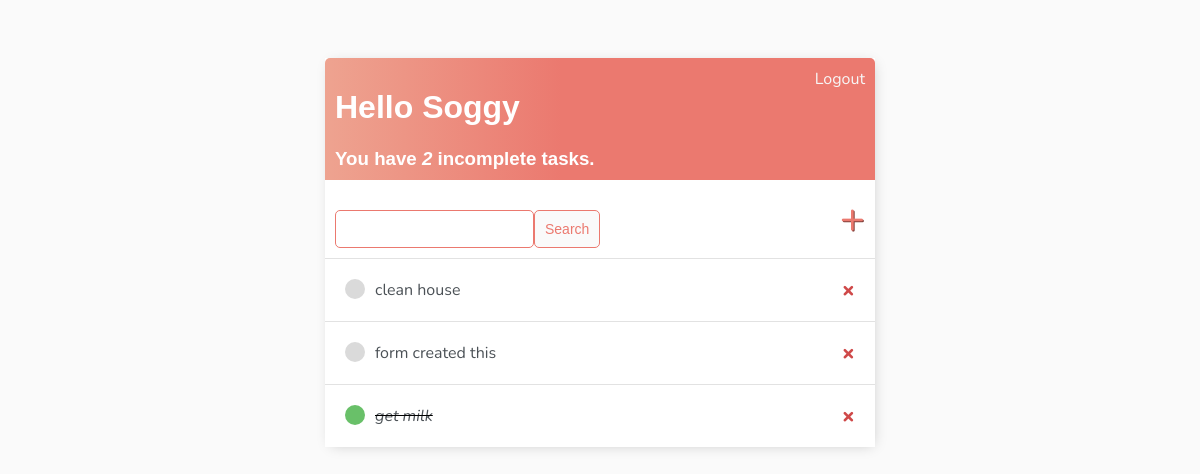
Before: / (signed in) with the older database file.
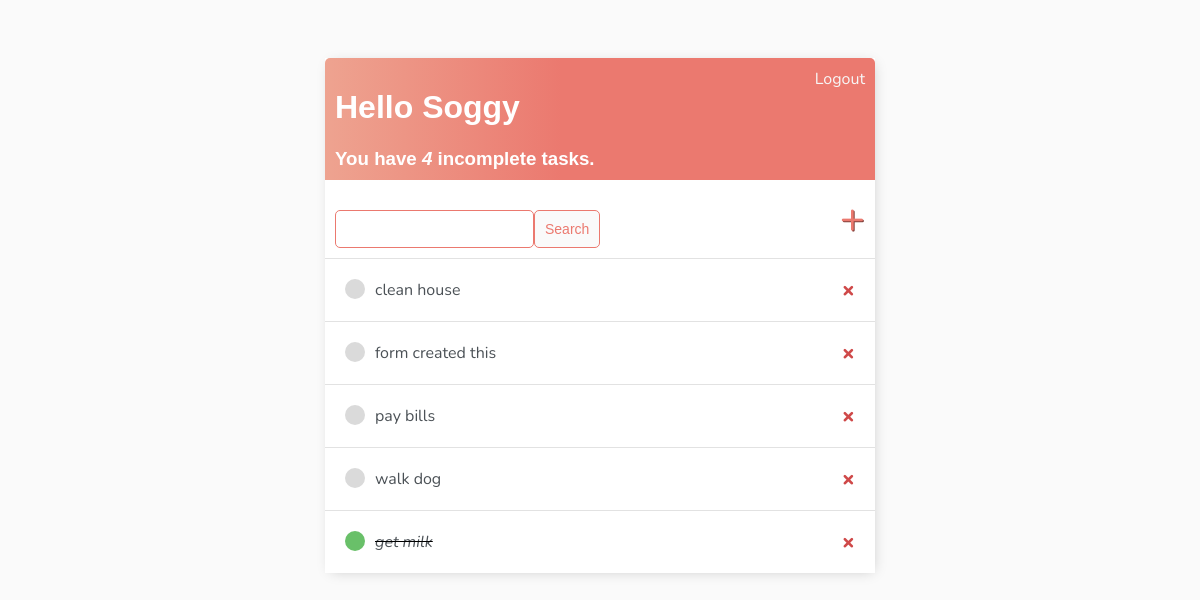
After: the same page with the newer database file.
### base/models.py (models this page shows)
class Task(models.Model):
    user = models.ForeignKey(User, on_delete=models.CASCADE, null=True, blank=True)
    title = models.CharField(max_length=200)
    description = models.TextField(null=True, blank=True)
    complete = models.BooleanField(default=False)
    created = models.DateTimeField(auto_now_add=True)
    def __str__(self):
        return self.title
    class Meta:
        ordering = ['complete']

### base/views.py (the view)
# urls.py: path('', TaskList.as_view(), name="tasks"),
class TaskList(LoginRequiredMixin, ListView):
    model = Task
    context_object_name = 'tasks'
    def get_context_data(self, **kwargs):
        context = super().get_context_data(**kwargs)
        context['tasks'] = context['tasks'].filter(user=self.request.user)
        context['count'] = context['tasks'].filter(complete=False).count()
        search_input = self.request.GET.get('search-area') or ''
        if search_input:
            context['tasks'] = context['tasks'].filter(title__startswith=search_input)
        context['search_input'] = search_input
        return context

### base/templates/base/task_list.html
{% extends 'base/main.html' %} {% block content %}
<div class="header-bar">
  <div>
    <h1>Hello {{ request.user|title }}</h1>
    <h3 style="margin: 0">
      You have <i>{{ count }}</i> incomplete task{{count|pluralize:"s"}}.
    </h3>
  </div>
  {% if request.user.is_authenticated %}
  <a href="{% url 'logout' %}">Logout</a>
  {% else %}
  <a href="{% url 'login' %}">Login</a>
  {% endif %}
</div>
<div id="search-add-wrapper">
  <form action="" method="GET" style="margin-top: 20px; display: flex">
    <input type="text" name="search-area" value="{{ search_input }}" />
    <input class="button" type="submit" value="Search" />
  </form>
  <a id="add-link" href="{% url 'task-create' %}">&#x2b;</a>
</div>
<div class="task-item-wrapper">
  {% for task in tasks %}
  <div class="task-wrapper">
    {% if task.complete %}
    <div class="task-title">
      <div class="task-complete-icon"></div>
      <i
        ><s><a href="{% url 'task-update' task.id %}">{{ task }}</a></s></i
      >
    </div>
    <a class="delete-link" href="{% url 'task-delete' task.id %}">&#215;</a>
    {% else %}
    <div class="task-title">
      <div class="task-incomplete-icon"></div>
      <a href="{% url 'task-update' task.id %}">{{ task }}</a>
    </div>
    <a class="delete-link" href="{% url 'task-delete' task.id %}">&#215;</a>
    {% endif %}
  </div>
  {% empty %}
  <h3>No items in list</h3>
  {% endfor %}
</div>
{% endblock %}

### base/templates/base/main.html (shortened to what this page needs)
<!DOCTYPE html>
<html lang="en">
  <head>
  </head>
  <body>
    <div class="container">{% block content %} {% endblock %}</div>
  </body>
</html>

### base/templates/base/main.html (style rules this page uses)
body { background-color: #fafafa; font-family: "Nunito", sans-serif; padding-top: 50px; }
h1, h2, h3, h4, h5, h6 { font-family: "Raleway", sans-serif; }
.container { max-width: 550px; margin: auto; background-color: #ffffff; -webkit-box-shadow: 2px 2px 13px -4px rgba(0, 0, 0, 0.21); box-shadow: 2px 2px 13px -4px rgba(0, 0, 0, 0.21); }
.header-bar { display: flex; justify-content: space-between; color: #ffffff; padding: 10px; border-radius: 5px 5px 0 0; background: linear-gradient( 90deg, #eea390 0%, #eb796f 43%, #eb796f 100% ); }
.header-bar a { color: rgb(247, 247, 247); text-decoration: none; }
.task-wrapper { display: flex; align-items: center; justify-content: space-between; padding: 20px; background-color: #ffffff; border-top: 1px solid rgb(226, 226, 226); }
.task-title { display: flex; }
.task-title a { text-decoration: none; color: #4b5156; margin-left: 10px; }
.task-complete-icon { height: 20px; width: 20px; background-color: rgb(105, 192, 105); border-radius: 50%; }
.task-incomplete-icon { height: 20px; width: 20px; background-color: rgb(218, 218, 218); border-radius: 50%; }
.delete-link { text-decoration: none; font-weight: 900; color: #cf4949; font-size: 22px; line-height: 0; }
#search-add-wrapper { display: flex; justify-content: space-between; align-items: center; padding: 10px; }
#add-link { color: #eb796f; text-decoration: none; font-size: 42px; text-shadow: 1px 1px #81413b; }
input[type="text"], input[type="password"], textarea { border: 1px solid #eb796f; border-radius: 5px; padding: 10px; width: 90%; }
.button { border: 1px solid #eb796f; background-color: #fafafa; color: #eb796f; padding: 10px; font-size: 14px; border-radius: 5px; cursor: pointer; text-decoration: none; }

Changed rows visible on the page:
added Task: title "pay bills"
added Task: title "walk dog"
Other visible differences:
{{ count }}: "2" → "4"
